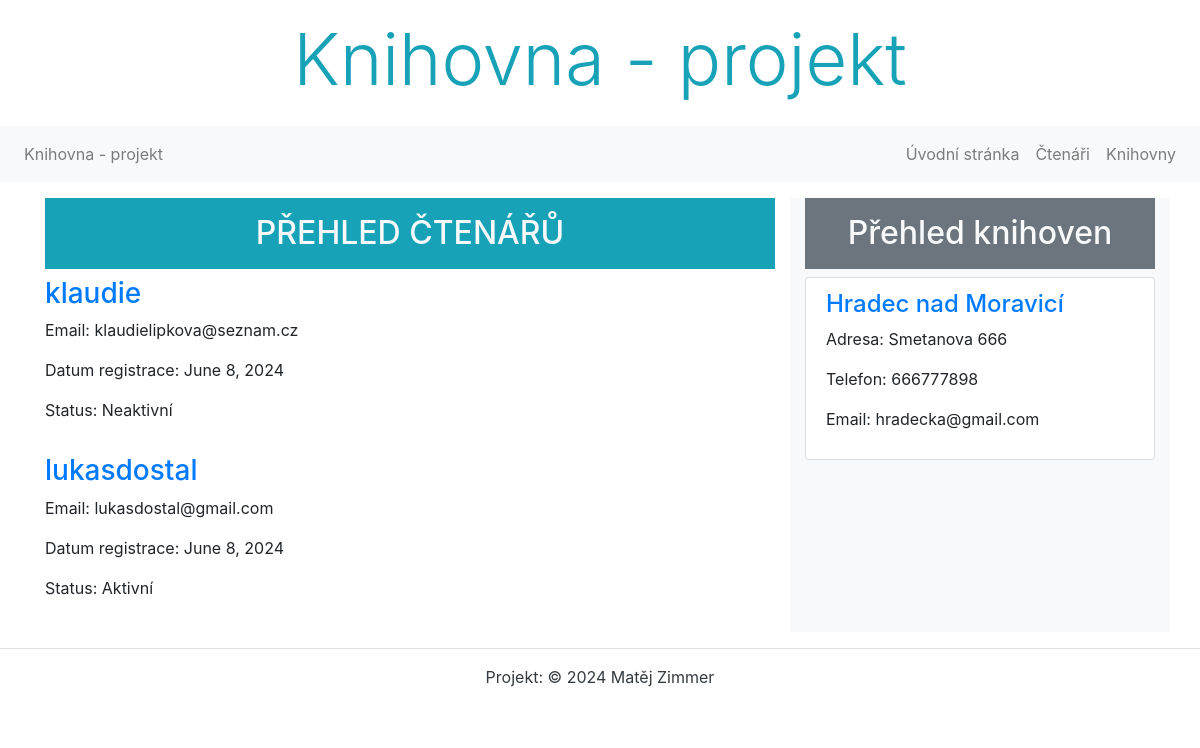
Before: / with the older database file.
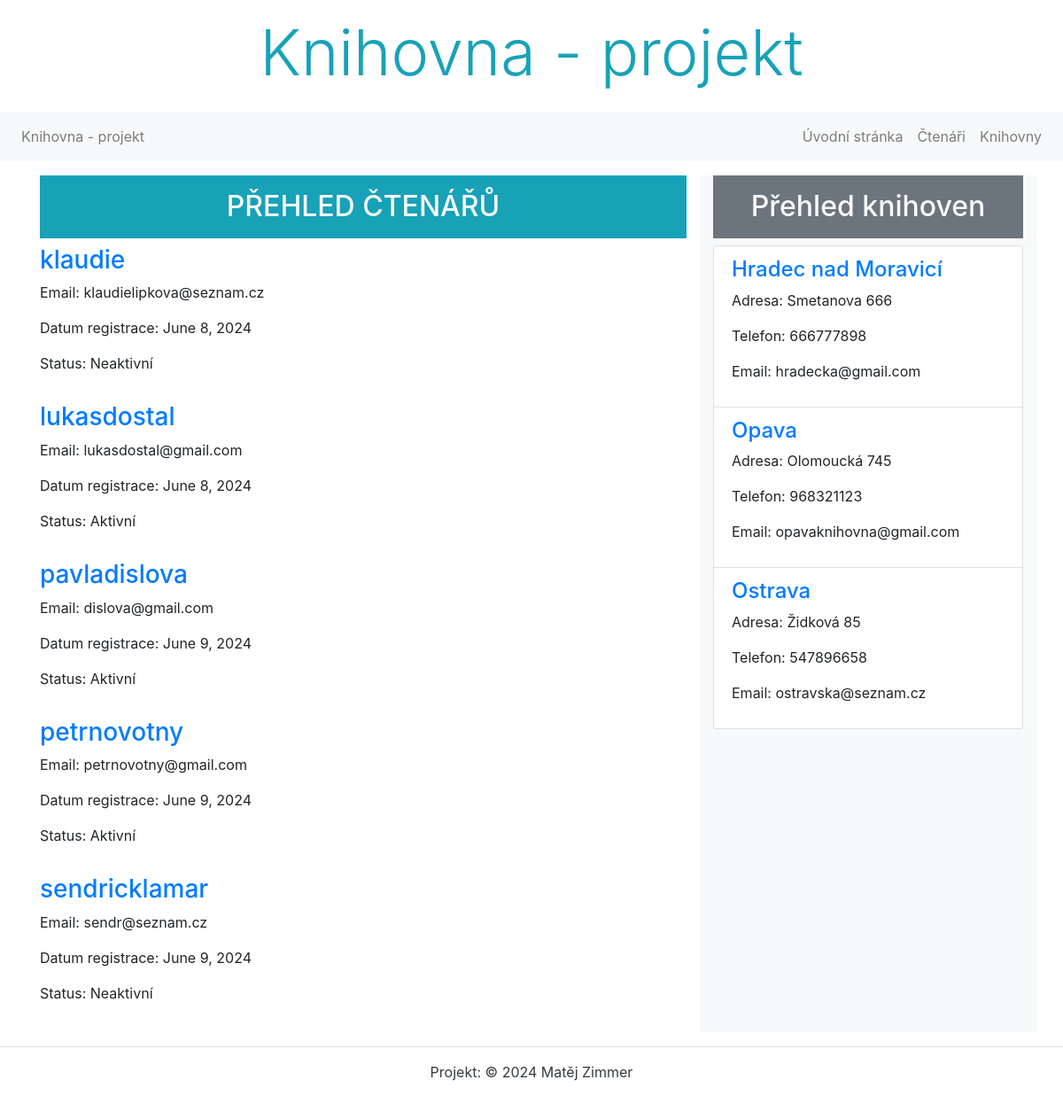
After: the same page with the newer database file.
### projektapp/models.py (models this page shows, shortened)
class Ctenar(models.Model):
    uzivatelske_jmeno = models.CharField(max_length=80, verbose_name='Uživatelské jméno', help_text='Zadejte uživatelské jméno',
                                         error_messages={'blank': 'Uživatelské jméno musí být vyplněno'})
    email = models.EmailField(verbose_name='Emailová adresa', help_text='Zadejte emailovou adresu',
                              error_messages={'blank': 'Emailová adresa musí být vyplněna'})
    datum_registrace = models.DateField(auto_now_add=True, verbose_name='Datum registrace')
    aktivni = models.BooleanField(default=True, verbose_name='Aktivní účet')
    class Meta:
        ordering = ['uzivatelske_jmeno']
        verbose_name = 'Čtenář'
        verbose_name_plural = 'Čtenáři'

class Knihovna(models.Model):
    nazev = models.CharField(max_length=100, verbose_name='Název knihovny', help_text='Zadejte název knihovny',
                             error_messages={'blank': 'Název knihovny je povinný údaj'})
    adresa = models.CharField(max_length=200, verbose_name='Adresa knihovny', help_text='Zadejte adresu knihovny',
                              error_messages={'blank': 'Adresa knihovny je povinný údaj'})
    telefon = models.CharField(max_length=15, verbose_name='Telefonní číslo', help_text='Zadejte telefonní číslo knihovny')
    email = models.EmailField(verbose_name='Email knihovny', help_text='Zadejte emailovou adresu knihovny')
    class Meta:
        ordering = ['nazev']
        verbose_name = 'Knihovna'
        verbose_name_plural = 'Knihovny'

### projektapp/views.py (the view)
# urls.py: path('', index, name='index'),
def index(request):
    context = {
        'ctenari': Ctenar.objects.all(),
        'knihovny': Knihovna.objects.all()
    }
    return render(request, 'index.html', context=context)

### templates/index.html
{% extends 'base.html' %}
{% block content %}
    <div class="row">
        <div class="col-lg-8 mt-3 mb-3">
            <h2 class="bg-info text-light text-center text-uppercase p-3">Přehled čtenářů</h2>
            {% for ctenar in ctenari %}
            <div class="row mb-3">
                <div class="col-lg-9">
                    <h3><a href="{% url 'ctenari_detail' ctenar.pk %}">{{ ctenar.uzivatelske_jmeno }}</a></h3>
                    <p>Email: {{ ctenar.email }}</p>
                    <p>Datum registrace: {{ ctenar.datum_registrace }}</p>
                    {% if ctenar.aktivni %}
                        <p>Status: Aktivní</p>
                    {% else %}
                        <p>Status: Neaktivní</p>
                    {% endif %}
                </div>
            </div>
            {% endfor %}
        </div>
        <div class="col-lg-4 bg-light mt-3 mb-3">
            <h2 class="bg-secondary text-light text-center p-3">Přehled knihoven</h2>
            <ul class="list-group">
            {% for knihovna in knihovny %}
                <li class="list-group-item">
                    <h4><a href="{% url 'knihovna_detail' knihovna.pk %}">{{ knihovna.nazev }}</a></h4>
                    <p>Adresa: {{ knihovna.adresa }}</p>
                    <p>Telefon: {{ knihovna.telefon }}</p>
                    <p>Email: {{ knihovna.email }}</p>
                </li>
            {% endfor %}
            </ul>
        </div>
    </div>
{% endblock %}

### templates/base.html (shortened to what this page needs)
<!DOCTYPE html>
<html lang="cs">
<head>
    <link rel="stylesheet" href="https://stackpath.bootstrapcdn.com/bootstrap/4.5.2/css/bootstrap.min.css">
</head>
<body>
     {% include 'page/header.html' %}
    {% include 'page/navbar.html' %}
    <main class="container">
    {% block content %}{% endblock %}
    </main>
     {% include 'page/footer.html' %}
</body>
</html>

### templates/page/header.html
<header class="bg-white p-3 text-center">
    <h1 class="display-3 text-info">Knihovna - projekt</h1>
</header>

### templates/page/navbar.html (shortened to what this page needs)
{% load static %}
<nav class="navbar navbar-expand-sm navbar-light bg-light">
        <ul class="navbar-nav ml-auto">
                <a class="nav-link" href="{% url 'index' %}">Knihovna - projekt</a>
            </ul>
    <div class="collapse navbar-collapse" id="collapsibleNavId">
        <ul class="navbar-nav ml-auto">
            <li class="nav-item">
                <a class="nav-link" href="{% url 'index' %}">Úvodní stránka</a>
            </li>
            <li class="nav-item">
                <a class="nav-link" href="{% url 'ctenari_list' %}">Čtenáři</a>
            </li>
            <li class="nav-item">
                <a class="nav-link" href="{% url 'knihovny_list' %}">Knihovny</a>
            </li>
        </ul>
    </div>
</nav>

### templates/page/footer.html
<footer class="container-fluid p-3 border-top">
    <p class="text-center text-dark">Projekt: &copy; 2024 Matěj Zimmer</p>
</footer>

Changed rows visible on the page:
added Ctenar: uzivatelske_jmeno "pavladislova", email "dislova@gmail.com", datum_registrace "June 9, 2024", aktivni "Status: Aktivní"
added Ctenar: uzivatelske_jmeno "petrnovotny", email "petrnovotny@gmail.com", datum_registrace "June 9, 2024", aktivni "Status: Aktivní"
added Ctenar: uzivatelske_jmeno "sendricklamar", email "sendr@seznam.cz", datum_registrace "June 9, 2024", aktivni "Status: Neaktivní"
added Knihovna: nazev "Opava", adresa "Olomoucká 745", telefon "968321123", email "opavaknihovna@gmail.com"
added Knihovna: nazev "Ostrava", adresa "Židková 85", telefon "547896658", email "ostravska@seznam.cz"
